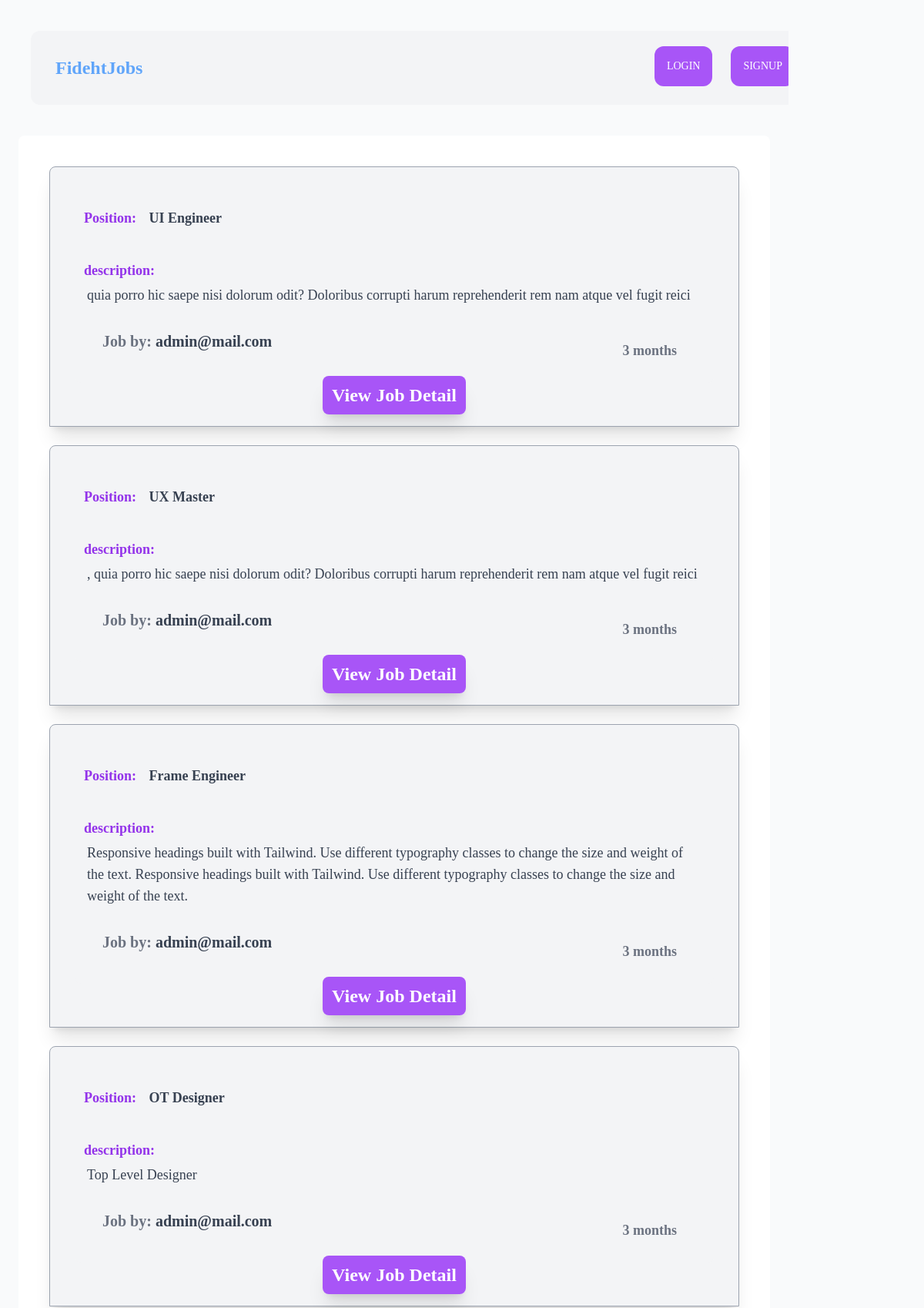
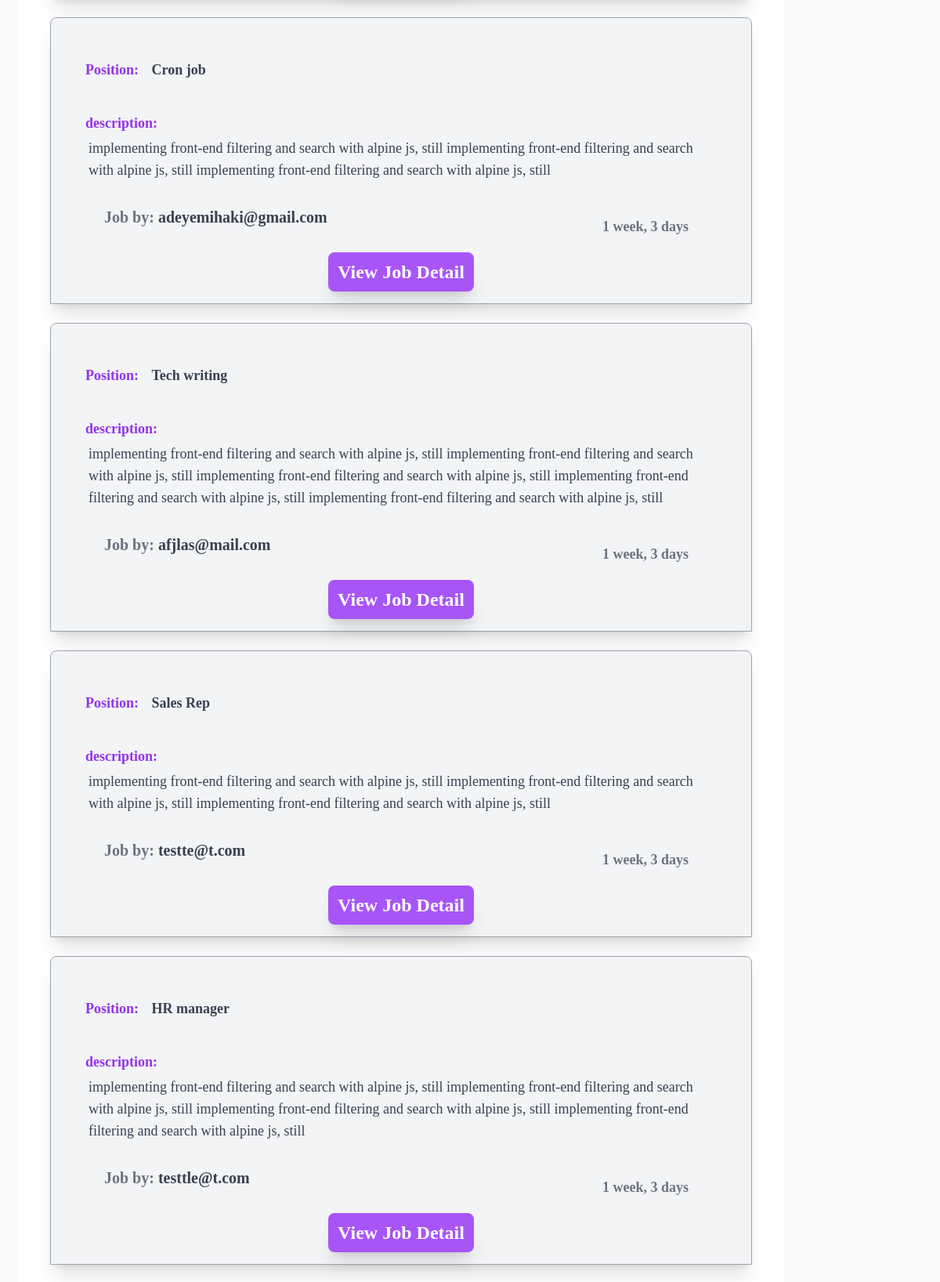
Page /job/fideht/jobs/ (upper part) on the committed database (2 pictures, top to bottom).
### apps/job/models.py (models this page shows, shortened)
class Job(models.Model):
    title = models.CharField(max_length=223)
    description = models.TextField()
    detail = models.TextField(blank=True, null=True)
    duration = models.CharField(max_length=200,blank=True, null=True)
    payment_range = models.CharField(max_length=200,blank=True, null=True)
    remote = models.BooleanField(default=False,blank=True, null=True)
    experience = models.CharField(max_length=200,blank=True, null=True)
    created_by = models.ForeignKey(settings.AUTH_USER_MODEL, related_name='jobs',on_delete=models.CASCADE)
    created_on = models.DateTimeField(auto_now_add=True)
    change_at = models.DateTimeField(auto_now=True)

### apps/users/models.py (models this page shows)
class CustomUser(AbstractUser):
    username = None
    email = models.EmailField(_('email address'), unique=True)
    USERNAME_FIELD = 'email'
    REQUIRED_FIELDS = []
    objects = CustomUserManager()
    def __str__(self):
        return self.email

### apps/job/views.py (the view)
# urls.py: path('fideht/jobs/',JobList.as_view(),name='job-list'),
class JobList(View, LoginRequiredMixin):
    def get(self, request):
        jobs = Job.objects.all()
        context = {
            "jobs": jobs,
        }
        return render(request,'job/job-list.html',context)

### apps/notification/context_processor.py (called while the page is built)
def get_notifications(request):
    if request.user.is_authenticated:
        read_notifications = request.user.notifications.filter(is_read=True)
        unread_notifications = request.user.notifications.filter(is_read=False)
        context ={
            'read_notifications': read_notifications,
            'unread_notifications': unread_notifications
        }
        return context
    else:
        context ={
            'read_notifications': [],
            'unread_notifications': []
        }
        return context

### apps/job/templates/job/job-list.html
{% extends 'base.html' %}
{% block content %}
<div class="bg-white rounded-lg p-4 m-6">
    {% for job in jobs %}
        <div class="bg-gray-100 rounded-t-lg font-bold m-6 text-2xl shadow-xl border border-gray-400 py-6 px-8">
            <h2 class="text-lg font-bold text-purple-600 mt-4 p-3">
                Position:
                <span class="text-lg font-semibold text-gray-700 mt-4 p-3">{{ job.title }}</span>
            </h2>
            <h2 class="text-lg font-bold text-purple-600 mt-4 p-3">
            description: <br>
                <p class="text-normal p-1 text-gray-700  font-light ">{{job.description }}</p>
            </h2>
            <footer class="rounded-b-lg bg-gray-100 text-lg text-gray-500 px-8 py-3 flex justify-between">
            <h3 hx-boost="true" class="text-xl text-left p-1  ">Job by:
                <a href="{% url 'users:profile' job.created_by%}" class="font-semiboald cursor-pointer text-gray-700">{% if job.created_by.profile.username %}{{job.created_by.profile.username}} {% else %}{{job.created_by}}{% endif %}</a>
            </h3>
                <p class="m-3 hidden md:block p-1">{{job.created_on|timesince}}</p>
            </footer>
            <div hx-boost class="text-center">
                <a class="mt-4 p-3 bg-purple-500 text-white hover:bg-purple-800 rounded-lg shadow-xl"href="{% url 'job:job-detail' job.pk %}">View Job Detail</a>
            </div>
        </div>
    {% empty %}
        <h2 class="text-purple-500 uppercase text-2xl text-center m-20">There is no job for now, check back later</h2>
    {% endfor %}
</div>
{% endblock content %}

### rows in the picture
Job: title "UI Engineer", description "quia porro hic saepe nisi dolorum odit? Doloribus corrupti harum reprehenderit rem nam atque vel fugit reici", created_by "admin@mail.com", created_on "3 months"
Job: title "UX Master", description ", quia porro hic saepe nisi dolorum odit? Doloribus corrupti harum reprehenderit rem nam atque vel fugit reici", created_by "admin@mail.com", created_on "3 months"
Job: title "Frame Engineer", description "Responsive headings built with Tailwind. Use different typography classes to change the size and weight of the text. Responsive headings built with Tailwind. Use different typography classes to change the size and weight of the text.", created_by "admin@mail.com", created_on "3 months"
Job: title "OT Designer", description "Top Level Designer", created_by "admin@mail.com", created_on "3 months"
Job: title "Cron job", description "implementing front-end filtering and search with alpine js, still implementing front-end filtering and search with alpine js, still implementing front-end filtering and search with alpine js, still", created_by "adeyemihaki@gmail.com", created_on "1 week, 3 days"
Job: title "Tech writing", description "implementing front-end filtering and search with alpine js, still implementing front-end filtering and search with alpine js, still implementing front-end filtering and search with alpine js, still implementing front-end filtering and search with alpine js, still implementing front-end filtering and search with alpine js, still", created_by "afjlas@mail.com", created_on "1 week, 3 days"
Job: title "Sales Rep", description "implementing front-end filtering and search with alpine js, still implementing front-end filtering and search with alpine js, still implementing front-end filtering and search with alpine js, still", created_by "testte@t.com", created_on "1 week, 3 days"
Job: title "HR manager", description "implementing front-end filtering and search with alpine js, still implementing front-end filtering and search with alpine js, still implementing front-end filtering and search with alpine js, still implementing front-end filtering and search with alpine js, still", created_by "testtle@t.com", created_on "1 week, 3 days"
